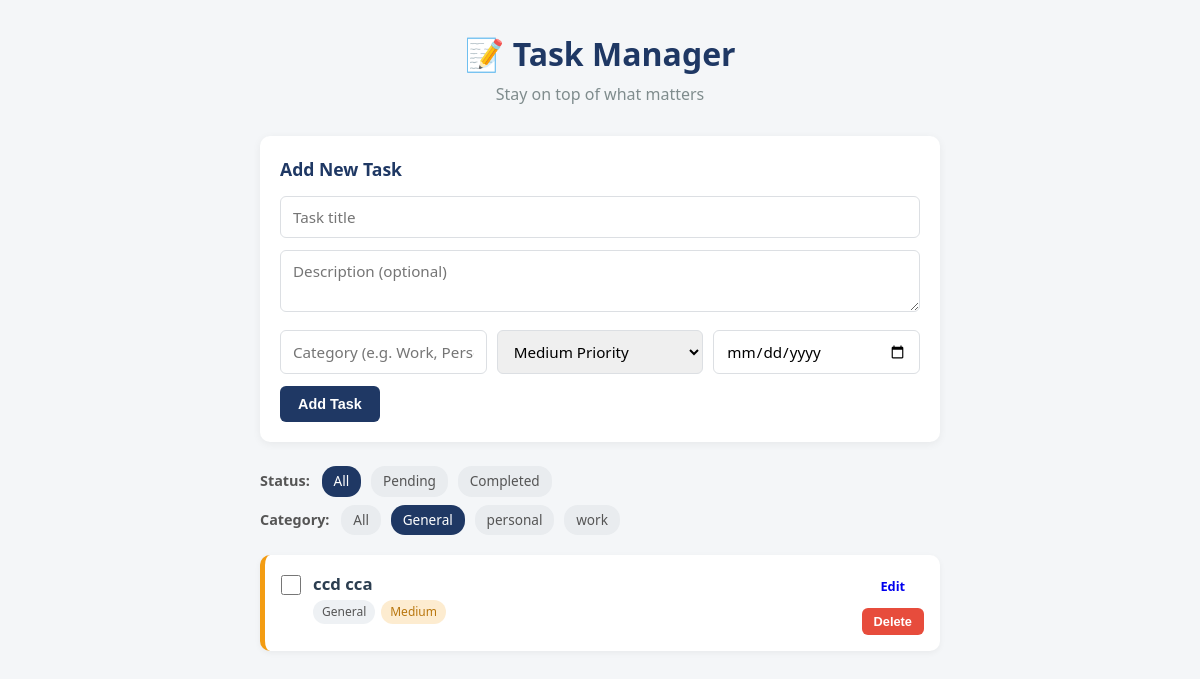
Screenshot of /?status=all&category=General with the database file from the repository.
### tables this page shows
CREATE TABLE tasks (
            id INTEGER PRIMARY KEY AUTOINCREMENT,
            title TEXT NOT NULL,
            description TEXT,
            category TEXT DEFAULT 'General',
            priority TEXT DEFAULT 'Medium',
            due_date TEXT,
            is_completed INTEGER DEFAULT 0,
            created_at TEXT NOT NULL
        );

### app.py (the view)
@app.route("/")
def index():
    status_filter = request.args.get("status", "all")     # all | pending | completed
    category_filter = request.args.get("category", "all")
    conn = get_db_connection()
    query = "SELECT * FROM tasks WHERE 1=1"
    params = []
    if status_filter == "pending":
        query += " AND is_completed = 0"
    elif status_filter == "completed":
        query += " AND is_completed = 1"
    if category_filter != "all":
        query += " AND category = ?"
        params.append(category_filter)
    query += " ORDER BY is_completed ASC, due_date ASC"
    tasks = conn.execute(query, params).fetchall()
    categories = conn.execute(
        "SELECT DISTINCT category FROM tasks ORDER BY category"
    ).fetchall()
    conn.close()
    return render_template(
        "index.html",
        tasks=tasks,
        categories=categories,
        status_filter=status_filter,
        category_filter=category_filter,
    )

### app.py (called while the page is built)
def get_db_connection():
    conn = sqlite3.connect(DB_NAME)
    conn.row_factory = sqlite3.Row
    return conn

### templates/index.html (shortened to what this page needs)
<!DOCTYPE html>
<html lang="en">
<head>
  <link rel="stylesheet" href="{{ url_for('static', filename='css/style.css') }}">
</head>
<body>
  <div class="container">
    <header>
      <h1>📝 Task Manager</h1>
      <p class="subtitle">Stay on top of what matters</p>
    </header>
    <section class="card">
      <h2>Add New Task</h2>
      <form action="{{ url_for('add_task') }}" method="POST" class="task-form">
        <input type="text" name="title" placeholder="Task title" required>
        <textarea name="description" placeholder="Description (optional)"></textarea>
        <div class="form-row">
          <input type="text" name="category" placeholder="Category (e.g. Work, Personal)">
          <select name="priority">
            <option value="Medium" selected>Medium Priority</option>
          </select>
          <input type="date" name="due_date">
        </div>
        <button type="submit" class="btn btn-primary">Add Task</button>
      </form>
    </section>
    <section class="filters">
      <div class="filter-group">
        <span class="filter-label">Status:</span>
        <a href="{{ url_for('index', status='all', category=category_filter) }}"
           class="{{ 'active' if status_filter == 'all' else '' }}">All</a>
        <a href="{{ url_for('index', status='pending', category=category_filter) }}"
           class="{{ 'active' if status_filter == 'pending' else '' }}">Pending</a>
        <a href="{{ url_for('index', status='completed', category=category_filter) }}"
           class="{{ 'active' if status_filter == 'completed' else '' }}">Completed</a>
      </div>
      {% if categories %}
      <div class="filter-group">
        <span class="filter-label">Category:</span>
        <a href="{{ url_for('index', status=status_filter, category='all') }}"
           class="{{ 'active' if category_filter == 'all' else '' }}">All</a>
        {% for c in categories %}
        <a href="{{ url_for('index', status=status_filter, category=c['category']) }}"
           class="{{ 'active' if category_filter == c['category'] else '' }}">{{ c['category'] }}</a>
        {% endfor %}
      </div>
      {% endif %}
    </section>
    <section class="task-list">
      {% for task in tasks %}
      <div class="task-item priority-{{ task['priority']|lower }} {{ 'completed' if task['is_completed'] else '' }}"
           id="task-{{ task['id'] }}">
        <div class="task-checkbox">
          <input type="checkbox"
                 {{ 'checked' if task['is_completed'] else '' }}
                 onchange="toggleTask({{ task['id'] }})">
        </div>
        <div class="task-content">
          <h3 class="task-title">{{ task['title'] }}</h3>
          <div class="task-meta">
            <span class="badge badge-category">{{ task['category'] }}</span>
            <span class="badge badge-priority-{{ task['priority']|lower }}">{{ task['priority'] }}</span>
          </div>
        </div>
        <div class="task-actions">
          <a href="{{ url_for('edit_task', task_id=task['id']) }}" class="btn btn-small">Edit</a>
          <form action="{{ url_for('delete_task', task_id=task['id']) }}" method="POST"
                onsubmit="return confirm('Delete this task?');" style="display:inline;">
            <button type="submit" class="btn btn-small btn-danger">Delete</button>
          </form>
        </div>
      </div>
      {% endfor %}
    </section>
  </div>
</body>
</html>

### static/css/style.css (style rules this page uses)
* { margin: 0; padding: 0; box-sizing: border-box; }
body { font-family: 'Segoe UI', Arial, sans-serif; background: #f4f6f8; color: #2c3e50; line-height: 1.5; }
.container { max-width: 720px; margin: 0 auto; padding: 30px 20px 60px; }
header { text-align: center; margin-bottom: 30px; }
header h1 { font-size: 2rem; color: #1f3864; }
.subtitle { color: #7f8c8d; margin-top: 4px; }
.card { background: #fff; border-radius: 10px; padding: 20px; box-shadow: 0 2px 8px rgba(0,0,0,0.06); margin-bottom: 24px; }
.card h2 { font-size: 1.1rem; margin-bottom: 14px; color: #1f3864; }
.task-form input, .task-form textarea, .task-form select { width: 100%; padding: 10px 12px; margin-bottom: 12px; border: 1px solid #dcdfe3; border-radius: 6px; font-size: 0.95rem; font-family: inherit; }
.task-form textarea { min-height: 60px; resize: vertical; }
.form-row { display: flex; gap: 10px; }
.form-row input, .form-row select { flex: 1; }
.btn { display: inline-block; padding: 10px 18px; border: none; border-radius: 6px; cursor: pointer; font-size: 0.9rem; text-decoration: none; text-align: center; font-weight: 600; }
.btn-primary { background: #1f3864; color: #fff; }
.btn-small { padding: 6px 12px; font-size: 0.8rem; }
.btn-danger { background: #e74c3c; color: #fff; }
.filters { margin-bottom: 20px; }
.filter-group { margin-bottom: 8px; font-size: 0.9rem; }
.filter-label { font-weight: 600; margin-right: 8px; color: #555; }
.filter-group a { display: inline-block; padding: 5px 12px; margin-right: 6px; border-radius: 14px; text-decoration: none; color: #555; background: #e9ecef; font-size: 0.85rem; }
.filter-group a.active { background: #1f3864; color: #fff; }
.task-item { background: #fff; border-radius: 10px; padding: 16px; margin-bottom: 12px; display: flex; align-items: flex-start; gap: 12px; box-shadow: 0 2px 6px rgba(0,0,0,0.05); border-left: 5px solid #ccc; }
.task-item.priority-medium { border-left-color: #f39c12; }
.task-checkbox input { width: 20px; height: 20px; margin-top: 4px; cursor: pointer; }
.task-content { flex: 1; }
.task-title { font-size: 1.05rem; margin-bottom: 4px; }
.task-meta { display: flex; flex-wrap: wrap; gap: 6px; }
.badge { font-size: 0.75rem; padding: 3px 9px; border-radius: 12px; background: #eef1f4; color: #555; }
.badge-priority-medium { background: #fdecd0; color: #b9770e; }
.task-actions { display: flex; flex-direction: column; gap: 6px; }

### rows the page displays
tasks: category "personal"
tasks: category "work"
tasks: title "ccd cca", category "General", priority "Medium"

### other values shown
{{ c['category'] }} "General"
